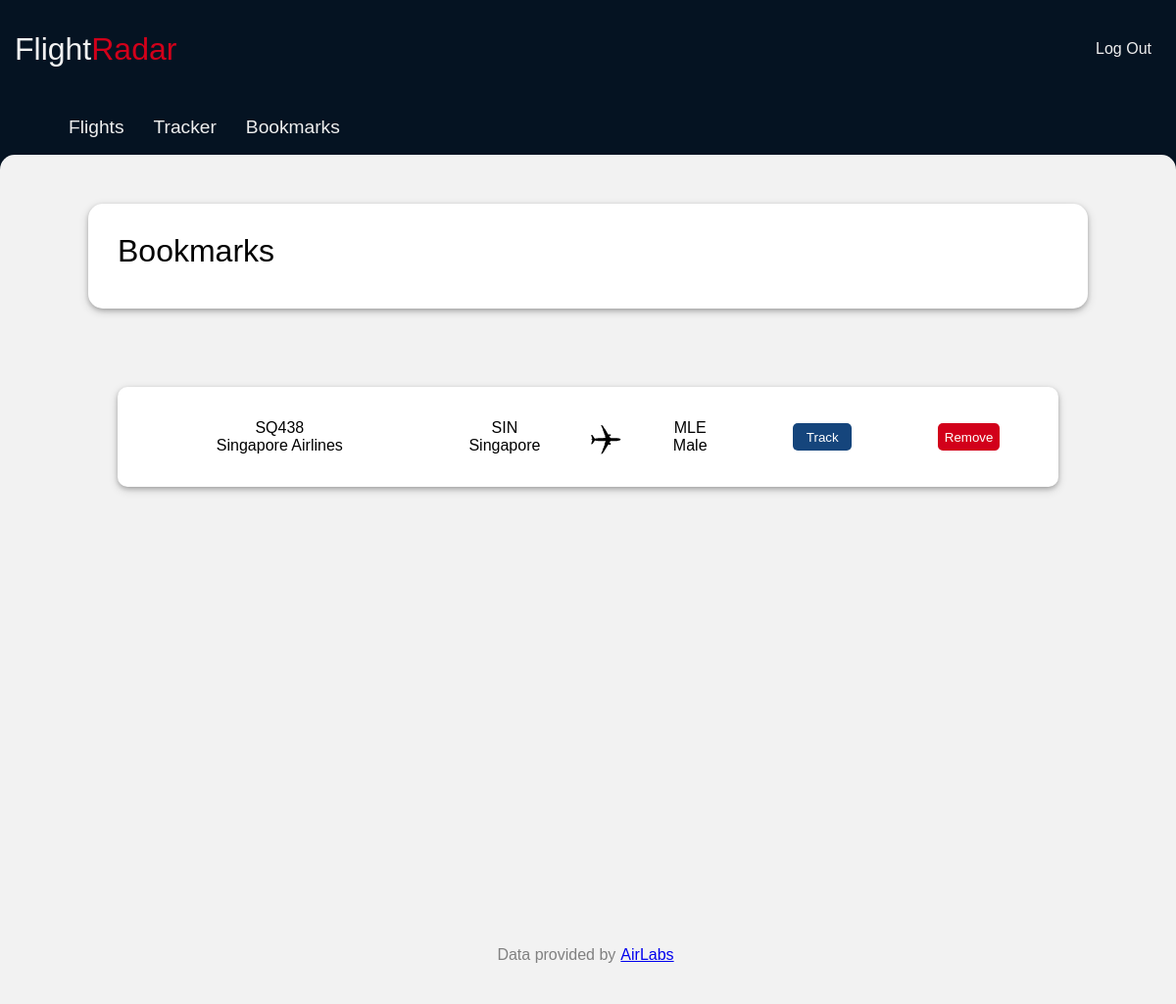
The app's page /bookmarks (signed in), older data.
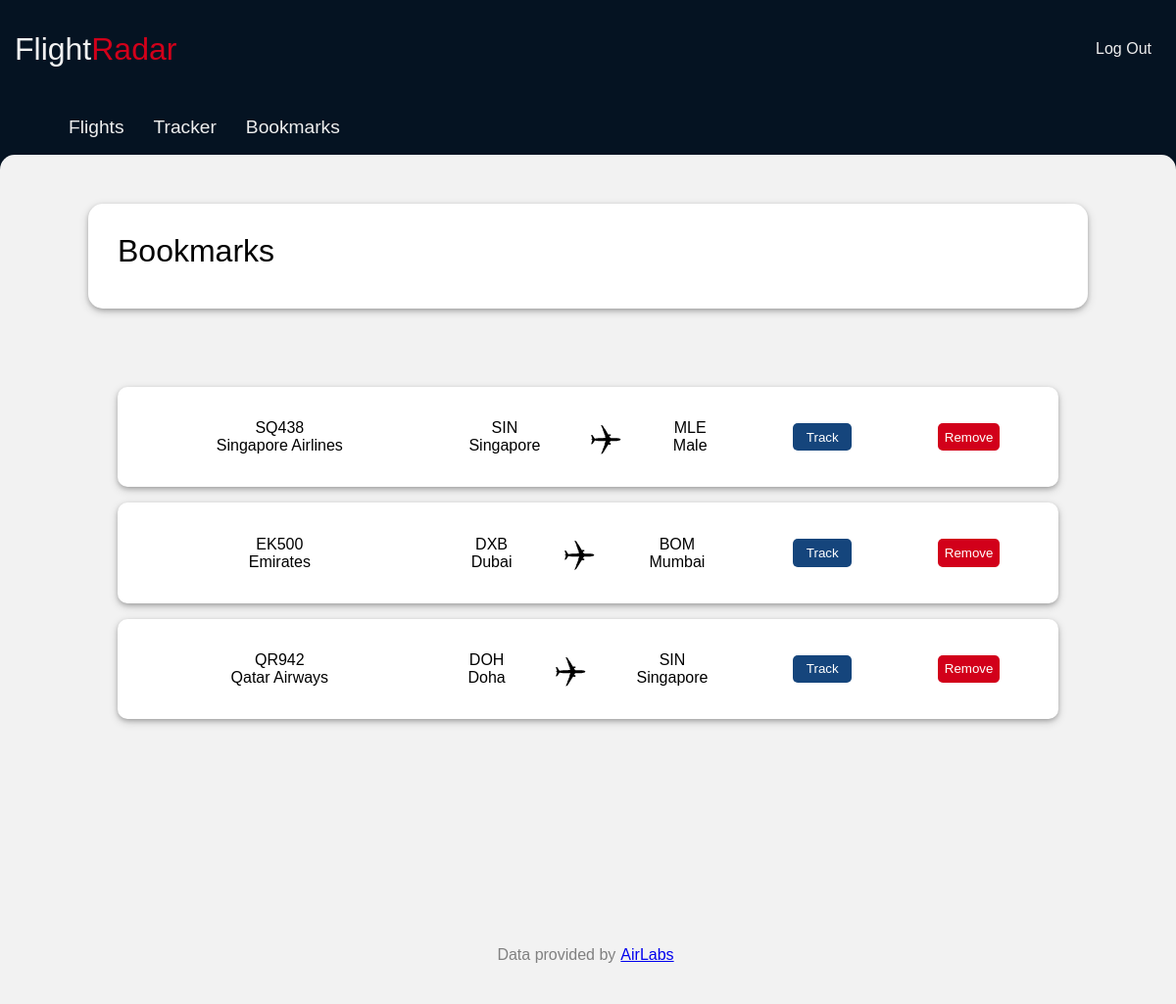
The same page, newer data.
### tables this page shows
CREATE TABLE bookmarks (
                     user_id INTEGER NOT NULL,
                     flight_iata TEXT NOT NULL,
                     airlines TEXT NOT NULL,
                     dep_iata TEXT NOT NULL,
                     dep_city TEXT NOT NULL,
                     arr_iata TEXT NOT NULL, 
                     arr_city TEXT NOT NULL, 
                     FOREIGN KEY (user_id) REFERENCES users(id)
                    );

### app.py (the view, shortened to what this page needs)
@app.route("/bookmarks", methods=["GET", "POST"])
def bookmarks():
    user_data = db.execute("SELECT * FROM bookmarks where user_id = ?", session["user_id"])
    return render_template("bookmarks.html", dataset=user_data)

### templates/bookmarks.html (shortened to what this page needs)
{% extends "layout.html" %}
{% block main %}
<div class="box">
        <div class="flight-container">
            <div class="text">Bookmarks</div>
        </div>
</div>
<div class="bg-light flex-start">
    {%if dataset%}
    <div class="bookmarks-container">
        {% for data in dataset %}
        <div class="bookmarks-card">
            <div class="flight-number">
                <div>{{data.flight_iata}}</div>
                <div>{{data.airlines}}</div>
            </div>
            <div class="flight-route">
                <div class="source">
                    <div class="iata-code">{{data.dep_iata}} </div>
                    <div class="city-name"> {{data.dep_city}} </div>
                </div>
                <div class="svg-image">
                </div>
                <div class="destination">
                    <div class="iata-code">{{data.arr_iata}}</div>
                    <div class="city-name"> {{data.arr_city}} </div>
                </div>
            </div>
            <div class="buttons-bk">
                <div class="track-btn">
                    <form action="/tracker" method="post">
                        <button type="submit">Track</button>
                    </form>
                </div>
                <div class="remove-btn">
                    <form action="/remove" method="post">
                        <button type="submit">Remove</button>
                    </form>
                </div>
            </div>
        </div>
        {% endfor %}
    </div>
    {% endif%}
</div>
{% endblock %}
{% block footer %}
Data provided by<a href="https://airlabs.co">AirLabs</a>
{% endblock %}

### templates/layout.html (shortened to what this page needs)
<!DOCTYPE html>
<html lang="en">
<head>
    <link rel="stylesheet" href="/static/styles.css">
</head>
<body>
    <header>
        <nav class="navbar">
            <div class="container">
                    <a class=navbar-brand href="/">
                        <span id="navbrand_text">Flight</span><span id="navbrand_text2">Radar</span>
                    </a>
                    <ul class="login-buttons">
                        {%if session["user_id"] %}
                        <li class="nav-item">
                            <a class="nav-link" href="/logout">Log Out</a>
                        </li>
                        {% endif %}
                    </ul>
            </div>
            <div class="navbar-collapse">
                <ul class="navbar-nav">
                    {% if session["user_id"] %}
                    <li class="nav-item">
                        <a class="nav-link" href="/flights">Flights</a>
                    </li>
                    <li class="nav-item">
                        <a class="nav-link" href="/tracker">Tracker</a>
                    </li>
                    <li class="nav-item">
                        <a class="nav-link" href="/bookmarks">Bookmarks</a>
                    </li>
                    {% endif %}
                </ul>
            </div>
        </nav>
    </header>
    <main>
        {% block main %}
        {% endblock %}
    </main>
    <footer>
        {% block footer %}
        {% endblock %}
    </footer>
</body>
</html>

### static/styles.css (style rules this page uses)
.flight-container, .offers-container, .flight-card, .bookmarks-card, .map-container .status-header, .map-container .status-body, .map-container .map-title, .map-container iframe, .altitude, .speed, .heading { box-shadow: 0px 2px 4px 0px rgba(0, 0, 0, 0.2), 0px 3px 10px 0px rgba(0, 0, 0, 0.19); }
html, body { margin: 0; padding: 0; font-family: Arial, Helvetica, sans-serif; background-size: cover; background-repeat: no-repeat; background-color: #051322; }
#navbrand_text { color: #f2f2f2; }
#navbrand_text2 { color: #D2001A; }
.navbar-brand { font-size: 2rem; align-self: center; text-decoration: none; }
.login-buttons { display: flex; justify-content: flex-start; align-items: center; padding: 0px; font-size: 1rem; list-style-type: none; }
.login-buttons .nav-item { margin: 10px; text-align: center; border-radius: 5px; }
.navbar { padding: 15px; padding-bottom: 2px; display: flex; flex-direction: column; }
.navbar .container { display: flex; justify-content: space-between; }
.navbar-nav { display: flex; font-size: 1.2rem; justify-content: flex-start; align-items: center; list-style-type: none; margin-bottom: 0px; }
.navbar-nav .nav-item { margin: 10px; padding: 5px; text-align: center; border-radius: 5px; }
.nav-link { text-decoration: none; color: #EFEFEF; transition: all 0.3s ease; padding-bottom: 5px; }
footer { background-color: #f2f2f2; height: 100px; color: gray; display: flex; justify-content: center; align-items: center; }
footer a { margin: 5px; }
.box { border-top-left-radius: 15px; border-top-right-radius: 15px; display: flex; flex-direction: column; justify-content: center; align-items: center; background-color: #f2f2f2; }
.bg-light { display: flex; flex-direction: column; justify-content: center; align-items: center; background-color: #f2f2f2; min-height: 70vh; }
.flight-container { background-color: white; margin-top: 50px; margin-bottom: 50px; width: 80%; max-width: 1036px; padding: 30px; border-radius: 15px; }
.flight-container .text { font-size: 2rem; margin-bottom: 10px; }
.iata-code, .date, .city-name { font-size: 1rem; }
.flight-number { text-align: center; display: flex; flex-direction: column; justify-content: center; align-items: center; }
.flight-route { display: flex; justify-content: space-evenly; align-items: center; text-align: center; }
.bookmark-btn, .track-btn, .remove-btn { display: flex; justify-content: center; align-items: center; }
.bookmark-btn button, .track-btn button { border: none; background: #15457c; color: #fff; padding: 0.5em; border-radius: 5px; transition: all 0.3s ease; cursor: pointer; }
.svg-image { position: relative; display: flex; justify-content: center; align-items: center; }
svg { width: 5em; transform: translate(30%, -25%); }
.bg-light.flex-start { justify-content: flex-start; }
.bookmarks-container { width: 80%; max-width: 1036px; padding: 30px; border-radius: 15px; display: grid; gap: 1rem; }
.bookmarks-card { padding: 1em; background-color: white; display: grid; grid-template-columns: repeat(auto-fit, minmax(150px, 1fr)); gap: 1rem; border-radius: 10px; }
.buttons-bk { display: flex; justify-content: space-around; align-items: center; }
.bookmarks-card .svg-image { flex-shrink: 2; }
.track-btn button, .remove-btn button { min-width: 60px; }
.remove-btn button { border: none; background: #D2001A; color: #fff; padding: 0.5em; border-radius: 5px; transition: all 0.3s ease; cursor: pointer; }

Row changes from the older to the newer data that the page shows:
added bookmarks: flight_iata "EK500", airlines "Emirates", dep_iata "DXB", dep_city "Dubai", arr_iata "BOM", arr_city "Mumbai"
added bookmarks: flight_iata "QR942", airlines "Qatar Airways", dep_iata "DOH", dep_city "Doha", arr_iata "SIN", arr_city "Singapore"
